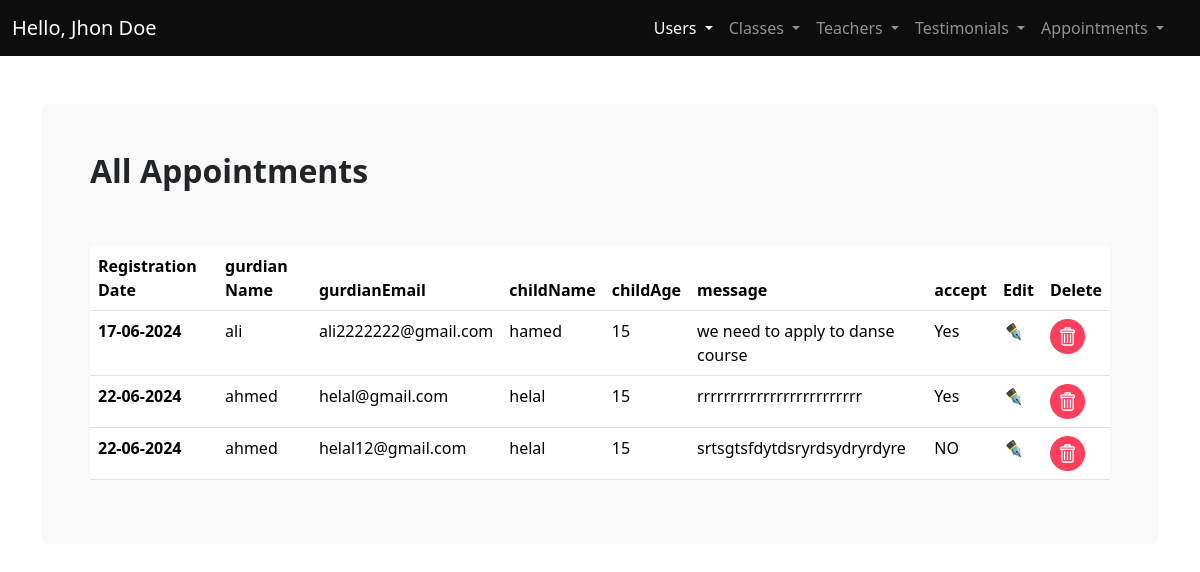
Page /admin/appointment.php (signed in) on the committed database.
### tables this page shows
CREATE TABLE `makeappoientment` (
  `id` int(11) NOT NULL,
  `regDate` timestamp NOT NULL DEFAULT current_timestamp(),
  `gurdianName` varchar(50) NOT NULL,
  `gurdianEmail` varchar(50) NOT NULL,
  `childName` varchar(50) NOT NULL,
  `childAge` int(11) NOT NULL,
  `message` text NOT NULL,
  `accept` tinyint(4) NOT NULL
);

### admin/appointment.php (the view, shortened to what this page needs)
<?php
require_once "includes/conn.php";
      $sql = " SELECT * FROM `makeappoientment`";
      $stmt = $conn->prepare($sql);
      $stmt->execute();
      $appoientments = $stmt->fetchAll();
?>
<!DOCTYPE html>
<html lang="en">
  <head>
    <link rel="stylesheet" href="css/main.min.css" />
    <link rel="stylesheet" href="css/styles.css" />
  </head>
  <body>
    <main>
    <?php
      require_once "includes/nav.php";
    ?>
      <div class="container my-5">
        <div class="bg-light p-5 rounded">
          <h2 class="fw-bold fs-2 mb-5 pb-2">All Appointments</h2>
          <div class="table-responsive">
          <table class="table table-hover">
            <thead>
              <tr>
                <th scope="col">Registration Date</th>
                <th scope="col">gurdian Name</th>
                <th scope="col">gurdianEmail</th>
                <th scope="col">childName</th>
                <th scope="col">childAge</th>
                <th scope="col">message</th>
                <th scope="col">accept</th>
                <th scope="col">Edit</th>
                <th scope="col">Delete</th>
              </tr>
            </thead>
            <tbody>
            <?php  foreach($appoientments as $app){ ?>
              <tr>
                <th scope="row"><?php echo date("d-m-Y", strtotime($app['regDate'])); ?></th>
                <td><?php echo $app['gurdianName']; ?></td>
                <td><?php echo $app['gurdianEmail']; ?></td>
                <td><?php echo $app['childName']; ?></td>
                <td><?php echo $app['childAge']; ?></td>
                <td><?php echo $app['message']; ?></td>
                <td><?php echo ($app['accept'] === 1) ? "Yes" : "NO"; ?></td>
                <td><a href="edit_appointment.php?id=<?php echo $app['id']; ?>" class="text-decoration-none"><i>✒️</i></a></td>
                <td><a href="includes/deleteAppointment.php?id=<?php echo $app['id']; ?>" onclick="return confirm('Are you sure you want to delete?')" class="text-decoration-none"><img src="../img/trash-bin.png" alt="" style="max-width: 35px"></a></td>
              </tr>
              <?php  } ?>
            </tbody>
          </table>
        </div>
        </div>
      </div>
    </main>
  </body>
</html>

### rows in the picture
makeappoientment: regDate "17-06-2024", gurdianName "ali", gurdianEmail "ali2222222@gmail.com", childName "hamed", childAge "15", message "we need to apply to danse course", accept "Yes"
makeappoientment: regDate "22-06-2024", gurdianName "ahmed", gurdianEmail "helal@gmail.com", childName "helal", childAge "15", message "rrrrrrrrrrrrrrrrrrrrrrrrr", accept "Yes"
makeappoientment: regDate "22-06-2024", gurdianName "ahmed", gurdianEmail "helal12@gmail.com", childName "helal", childAge "15", message "srtsgtsfdytdsryrdsydryrdyre", accept "NO"
